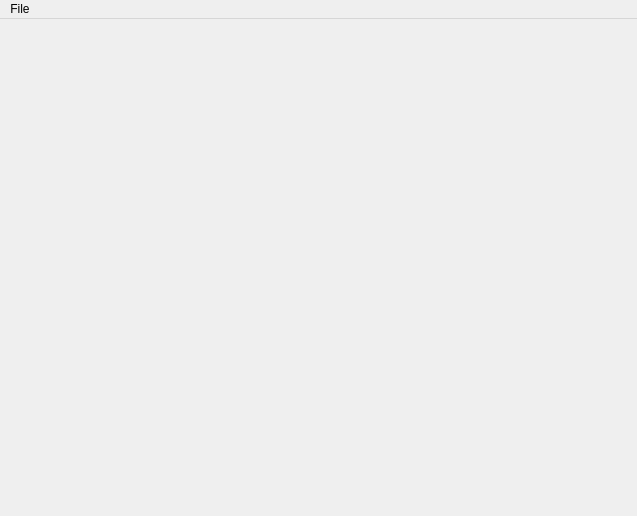
<?xml version="1.0" encoding="UTF-8"?>
<ui version="4.0">
 <class>MainWindow</class>
 <widget class="QMainWindow" name="MainWindow">
  <property name="geometry">
   <rect>
    <x>0</x>
    <y>0</y>
    <width>637</width>
    <height>516</height>
   </rect>
  </property>
  <property name="windowTitle">
   <string>MainWindow</string>
  </property>
  <widget class="QWidget" name="centralWidget"/>
  <widget class="QMenuBar" name="menuBar">
   <property name="geometry">
    <rect>
     <x>0</x>
     <y>0</y>
     <width>637</width>
     <height>18</height>
    </rect>
   </property>
   <widget class="QMenu" name="menuFile">
    <property name="title">
     <string>File</string>
    </property>
    <addaction name="actionOpen"/>
    <addaction name="actionExit"/>
   </widget>
   <addaction name="menuFile"/>
  </widget>
  <action name="actionOpen">
   <property name="text">
    <string>Open</string>
   </property>
  </action>
  <action name="actionExit">
   <property name="text">
    <string>Exit</string>
   </property>
  </action>
 </widget>
 <layoutdefault spacing="6" margin="11"/>
 <resources/>
 <connections/>
</ui>
